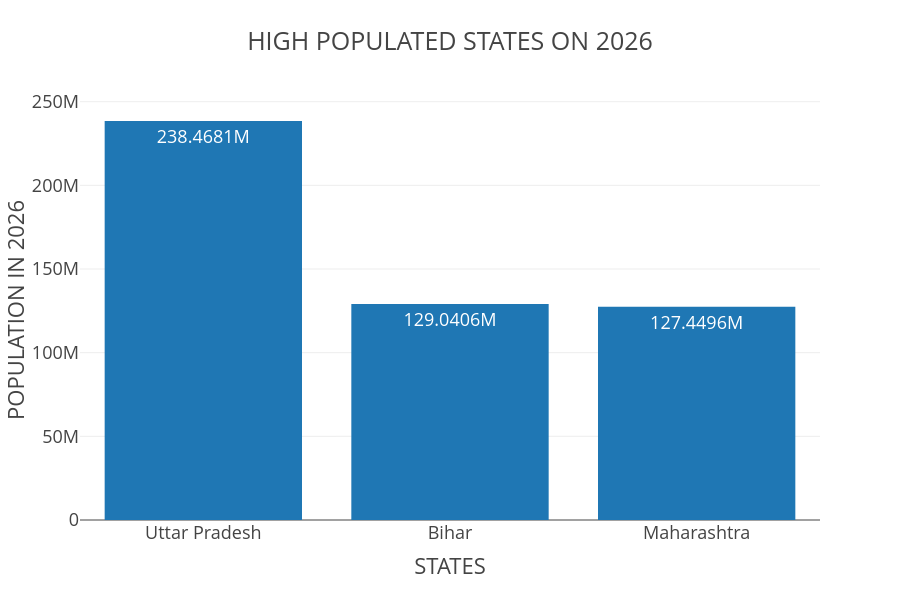

Here is the notebook cell this chart was saved with:
### Code cell
pop_2026_bar = px.bar(
    pop_2026.head(3),
    x="States/Uts",
    y="predicted_population_2026",
    text_auto=True,
    title="HIGH POPULATED STATES ON 2026",
    height=600,
    labels={"States/Uts": "STATES", "predicted_population_2026": "POPULATION IN 2026"},
    template="presentation",
)

pop_2026_bar.show(config=CHART_CONFIG)

### Figure 1 — Plotly figure (JSON) as saved in the notebook; plotly's stock layout.template omitted (floating-point values rounded to 4 significant figures)
{"data": [{"hovertemplate": "STATES=%{x}<br>POPULATION IN 2026=%{y}<extra></extra>", "legendgroup": "", "marker": {"color": "#1F77B4", "pattern": {"shape": ""}}, "name": "", "orientation": "v", "showlegend": false, "textposition": "auto", "texttemplate": "%{y}", "type": "bar", "x": ["Uttar Pradesh", "Bihar", "Maharashtra"], "xaxis": "x", "y": [238468054, 129040605, 127449559], "yaxis": "y"}], "layout": {"barmode": "relative", "height": 600, "legend": {"tracegroupgap": 0}, "title": {"text": "HIGH POPULATED STATES ON 2026"}, "xaxis": {"anchor": "y", "domain": [0, 1], "title": {"text": "STATES"}}, "yaxis": {"anchor": "x", "domain": [0, 1], "title": {"text": "POPULATION IN 2026"}}}}
